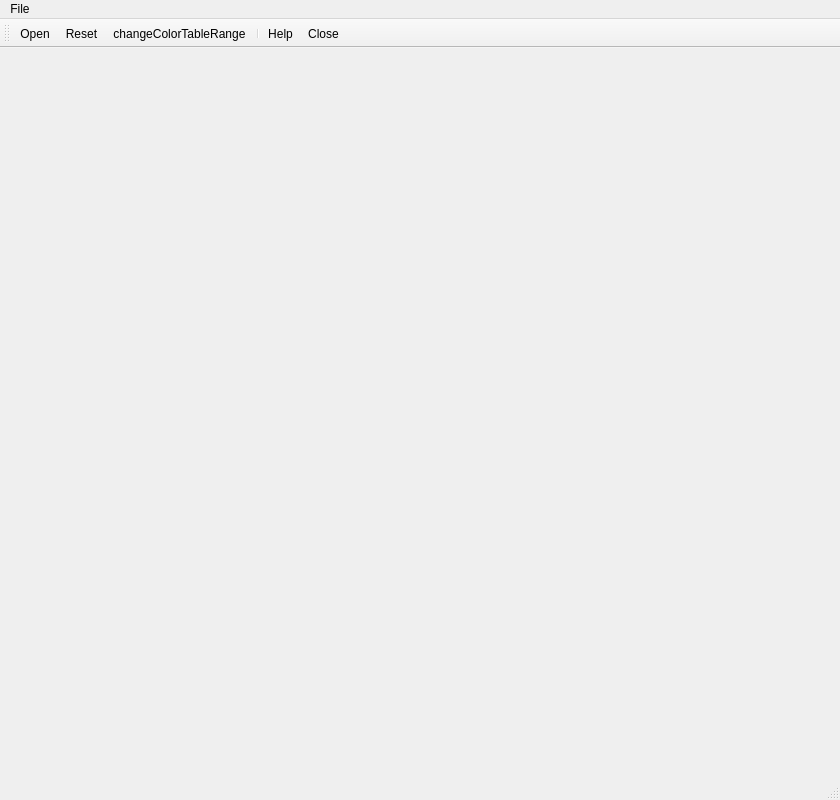
<?xml version="1.0" encoding="UTF-8"?>
<ui version="4.0">
 <class>MainWindow</class>
 <widget class="QMainWindow" name="MainWindow">
  <property name="geometry">
   <rect>
    <x>0</x>
    <y>0</y>
    <width>840</width>
    <height>800</height>
   </rect>
  </property>
  <property name="minimumSize">
   <size>
    <width>530</width>
    <height>620</height>
   </size>
  </property>
  <property name="sizeIncrement">
   <size>
    <width>10</width>
    <height>10</height>
   </size>
  </property>
  <property name="windowTitle">
   <string>Show</string>
  </property>
  <property name="windowIcon">
   <iconset>
    <normaloff>images/report.png</normaloff>images/report.png</iconset>
  </property>
  <widget class="QWidget" name="centralWidget">
   <layout class="QGridLayout" name="gridLayout">
    <item row="0" column="0">
     <widget class="QWidget" name="mainw" native="true"/>
    </item>
   </layout>
  </widget>
  <widget class="QMenuBar" name="menuBar">
   <property name="geometry">
    <rect>
     <x>0</x>
     <y>0</y>
     <width>840</width>
     <height>26</height>
    </rect>
   </property>
   <widget class="QMenu" name="menuFile">
    <property name="title">
     <string>File</string>
    </property>
    <addaction name="actionOpen"/>
    <addaction name="separator"/>
    <addaction name="actionClose"/>
   </widget>
   <addaction name="menuFile"/>
  </widget>
  <widget class="QToolBar" name="mainToolBar">
   <property name="enabled">
    <bool>true</bool>
   </property>
   <property name="toolTip">
    <string/>
   </property>
   <attribute name="toolBarArea">
    <enum>TopToolBarArea</enum>
   </attribute>
   <attribute name="toolBarBreak">
    <bool>false</bool>
   </attribute>
   <addaction name="actionOpen"/>
   <addaction name="actionReset"/>
   <addaction name="actionChangeColorTableRange"/>
   <addaction name="separator"/>
   <addaction name="actionHelp"/>
   <addaction name="actionClose"/>
  </widget>
  <widget class="QStatusBar" name="statusBar"/>
  <action name="actionOpen">
   <property name="icon">
    <iconset resource="image.qrc">
     <normaloff>:/new/prefix1/image/folder-open.png</normaloff>:/new/prefix1/image/folder-open.png</iconset>
   </property>
   <property name="text">
    <string>Open</string>
   </property>
   <property name="iconText">
    <string>Open</string>
   </property>
   <property name="toolTip">
    <string>Open SPS Files</string>
   </property>
   <property name="shortcut">
    <string>F1</string>
   </property>
  </action>
  <action name="actionClose">
   <property name="icon">
    <iconset resource="image.qrc">
     <normaloff>:/new/prefix1/image/application-exit.png</normaloff>:/new/prefix1/image/application-exit.png</iconset>
   </property>
   <property name="text">
    <string>Close</string>
   </property>
   <property name="shortcut">
    <string>Esc</string>
   </property>
  </action>
  <action name="actionReset">
   <property name="icon">
    <iconset resource="image.qrc">
     <normaloff>:/new/prefix1/image/document-open-recent.png</normaloff>:/new/prefix1/image/document-open-recent.png</iconset>
   </property>
   <property name="text">
    <string>Reset</string>
   </property>
  </action>
  <action name="actionHelp">
   <property name="icon">
    <iconset resource="image.qrc">
     <normaloff>:/new/prefix1/image/help-contents.png</normaloff>:/new/prefix1/image/help-contents.png</iconset>
   </property>
   <property name="text">
    <string>Help</string>
   </property>
  </action>
  <action name="actionChangeColorTable">
   <property name="icon">
    <iconset resource="image.qrc">
     <normaloff>:/new/prefix1/image/colortable.png</normaloff>:/new/prefix1/image/colortable.png</iconset>
   </property>
   <property name="text">
    <string>changeColorTable</string>
   </property>
   <property name="shortcut">
    <string>R</string>
   </property>
  </action>
  <action name="actionChangeColorTableRange">
   <property name="icon">
    <iconset resource="image.qrc">
     <normaloff>:/new/prefix1/image/gnome-do.png</normaloff>:/new/prefix1/image/gnome-do.png</iconset>
   </property>
   <property name="text">
    <string>changeColorTableRange</string>
   </property>
  </action>
 </widget>
 <layoutdefault spacing="6" margin="11"/>
 <resources>
  <include location="image.qrc"/>
 </resources>
 <connections/>
</ui>
